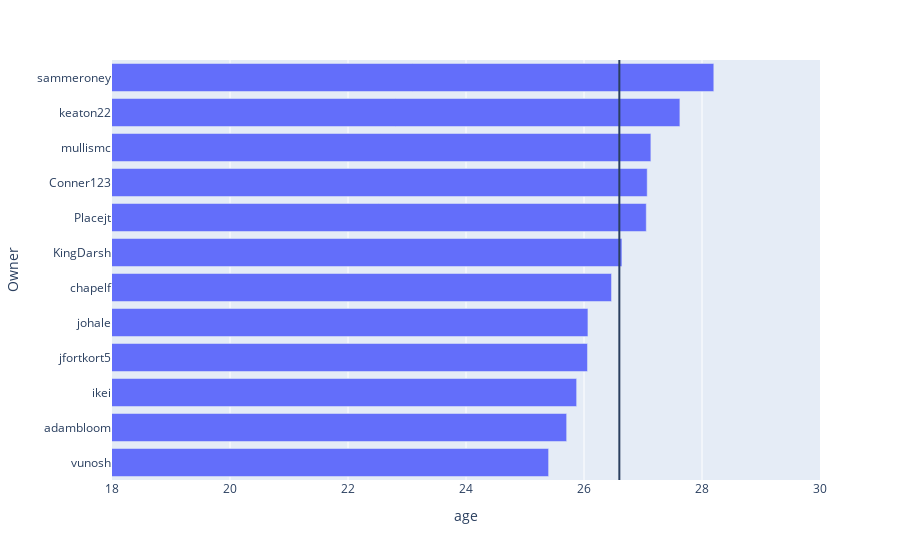

Write notebook code for a chart like this one.
### Code cell
avg_age = stats[stats["Week"] == "Season"].age.mean()
age = pd.DataFrame(stats[stats["Week"] == "Season"].groupby("Owner").agg({"age": np.mean}))
fig = px.bar(age, x = "age")
fig.add_vline(x=avg_age)
fig.update_layout(yaxis={'categoryorder':'total ascending'})
fig.update_xaxes(range = [18,30])
fig.show()

### Figure 1 — Plotly figure (JSON) as saved in the notebook; plotly's stock layout.template omitted (floating-point values rounded to 4 significant figures)
{"data": [{"alignmentgroup": "True", "hovertemplate": "age=%{x}<br>Owner=%{y}<extra></extra>", "legendgroup": "", "marker": {"color": "#636efa", "pattern": {"shape": ""}}, "name": "", "offsetgroup": "", "orientation": "h", "showlegend": false, "textposition": "auto", "type": "bar", "x": [27.07, 26.64, 27.06, 25.71, 26.47, 25.88, 26.06, 26.07, 27.62, 27.13, 28.2, 25.4], "xaxis": "x", "y": ["Conner123", "KingDarsh", "Placejt", "adambloom", "chapelf", "ikei", "jfortkort5", "johale", "keaton22", "mullismc", "sammeroney", "vunosh"], "yaxis": "y"}], "layout": {"barmode": "relative", "legend": {"tracegroupgap": 0}, "margin": {"t": 60}, "shapes": [{"type": "line", "x0": 26.6, "x1": 26.6, "xref": "x", "y0": 0, "y1": 1, "yref": "y domain"}], "xaxis": {"anchor": "y", "domain": [0, 1], "range": [18, 30], "title": {"text": "age"}}, "yaxis": {"anchor": "x", "categoryorder": "total ascending", "domain": [0, 1], "title": {"text": "Owner"}}}}
